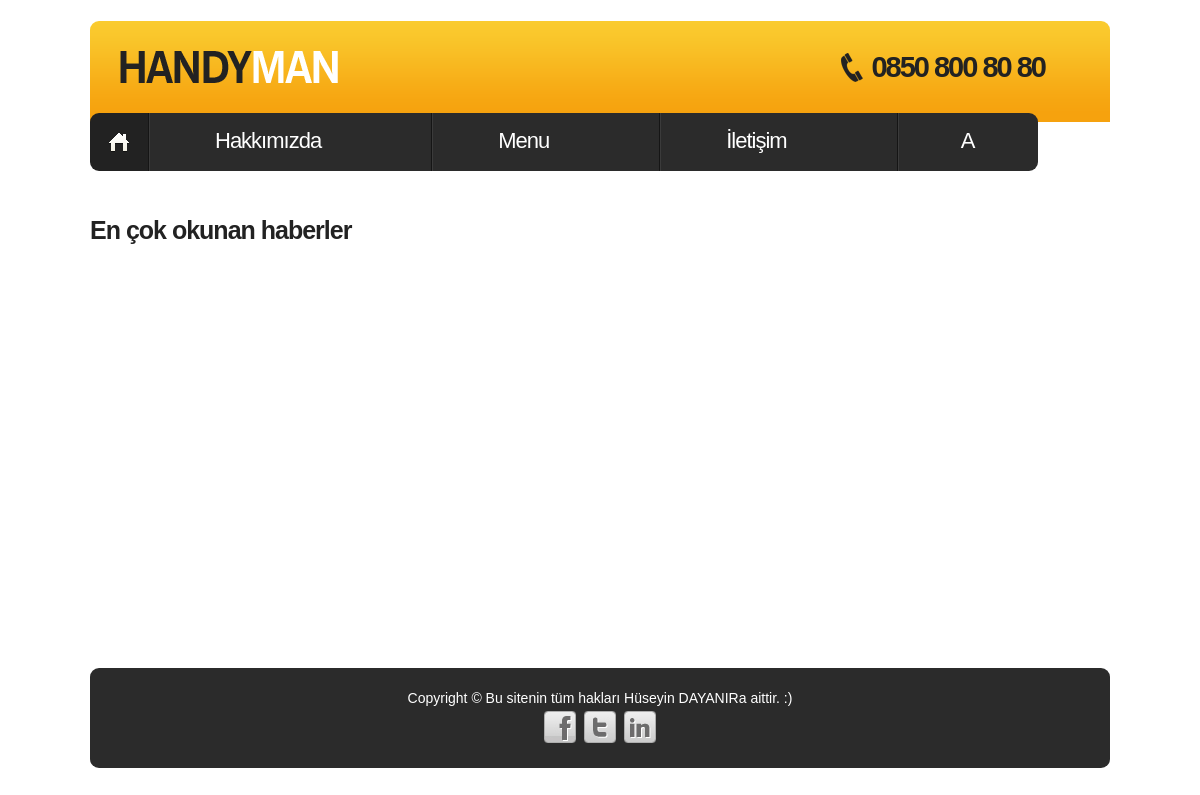
The page /haberler.php on the database as committed earlier.
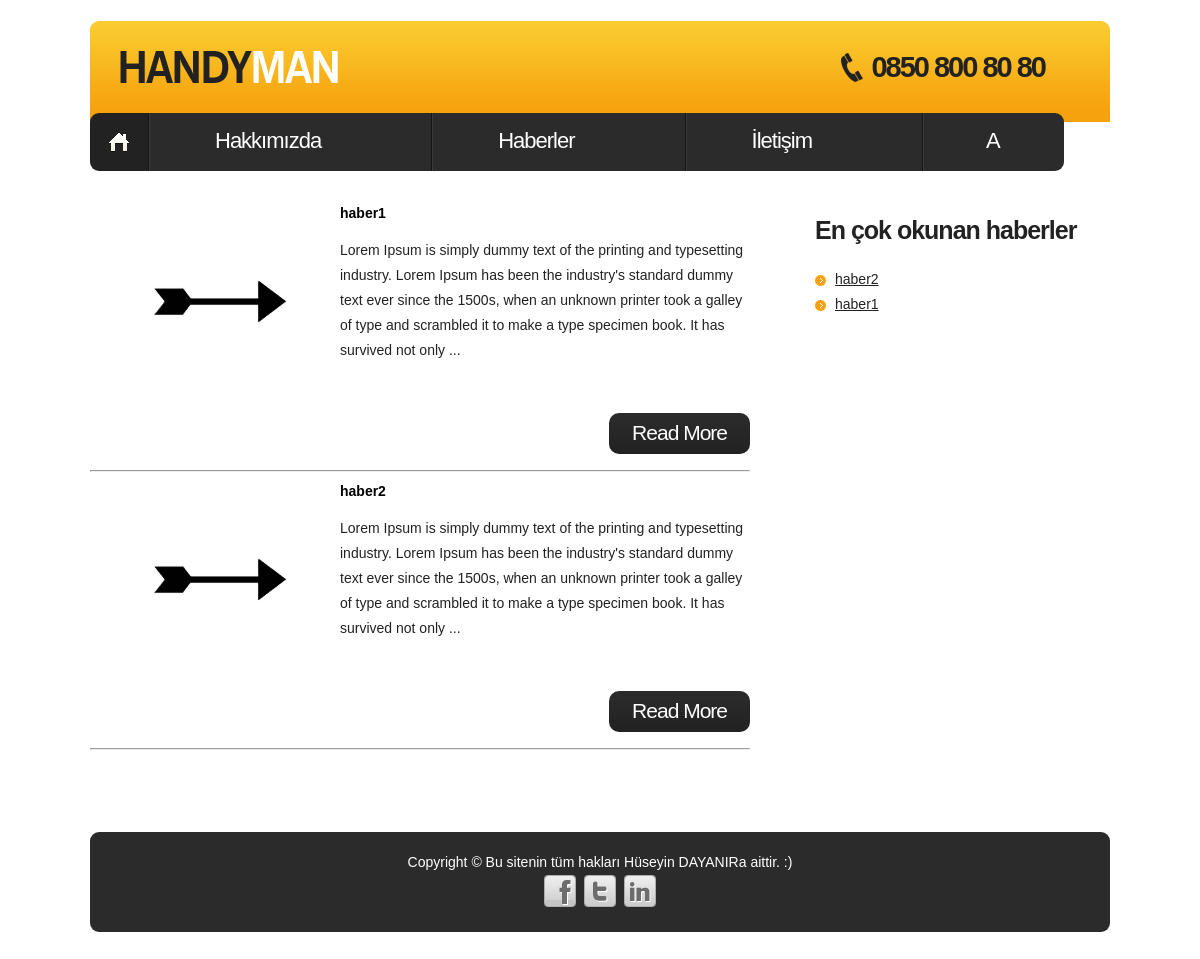
The same page on the database as committed later.
### tables this page shows
CREATE TABLE `ayarlar` (
  `ayar_id` int(11) NOT NULL,
  `ayar_logo` varchar(250) NOT NULL,
  `ayar_telefon` varchar(50) NOT NULL,
  `ayar_title` varchar(100) NOT NULL,
  `ayar_description` varchar(500) NOT NULL,
  `ayar_keywords` varchar(500) NOT NULL,
  `ayar_facebook` varchar(150) NOT NULL,
  `ayar_twitter` varchar(150) NOT NULL,
  `ayar_linkedin` varchar(150) NOT NULL,
  `ayar_footer` varchar(500) NOT NULL,
  `ayar_adres` varchar(500) NOT NULL,
  `ayar_mail` varchar(100) NOT NULL,
  `ayar_fax` varchar(50) NOT NULL,
  `ayar_yedek` varchar(50) NOT NULL
);

CREATE TABLE `menuler` (
  `menu_id` int(11) NOT NULL,
  `menu_ad` varchar(50) NOT NULL,
  `menu_link` varchar(500) NOT NULL,
  `menu_ek` varchar(50) NOT NULL
);

CREATE TABLE `haber` (
  `haber_id` int(11) NOT NULL,
  `haber_ad` varchar(100) NOT NULL,
  `haber_detay` varchar(2000) NOT NULL,
  `haber_resimyol` varchar(500) NOT NULL,
  `haber_zaman` varchar(250) NOT NULL,
  `haber_hit` varchar(50) NOT NULL
);

### haberler.php (the view)
<?php include 'header.php'?>
    <section id="content">
      <div class="wrapper">
        <article class="col-1">
        <?php
              $habersor =mysqli_query($baglan,"SELECT * FROM haber");
              while ( $habercek =mysqli_fetch_assoc($habersor) ){?>
        <div class="indent-left">
            <div class="wrapper prev-indent-bot">
              <figure class="img-indent"><img width="200" height="200" src="admin/<?php echo $habercek['haber_resimyol']?>" alt=""></figure>
              <div class="extra-wrap">
              <h6 class="prev-indent-bot"><?php echo $habercek['haber_ad']?></h6>
              <?php echo substr($habercek['haber_detay'],0,270); echo "  ...";?>
              </div>
            </div>
            <div style="float:right; padding-bottom : 15px;" class="indent-left">
            <a class="button-2" href="haberDetay.php?haber_id=<?php echo $habercek['haber_id']?>">Read More</a>
            </div>
        </div>
        <br><br>
        <hr>
        <?php  } ?>
        </article>
        <article class="col-2">
          <h4 style="font-size:25px;" class="p1">En çok okunan haberler</h4>
          <ul class="list-1">
          <?php
              $habersor =mysqli_query($baglan,"SELECT * FROM haber order by haber_hit DESC limit 10");
              while ( $habercek =mysqli_fetch_assoc($habersor) ){?>
            <li><a href="haberDetay.php?haber_id=<?php echo $habercek['haber_id']?>"><?php echo $habercek['haber_ad']?></a></li>
            <?php } ?>
          </ul>
        </article>
      </div>
    </section>
    <aside>
      <div class="block"></div>
    </aside>
  </div>
</div>
<?php include 'footer.php' ?>

### header.php (shortened to what this page needs)
<?php include 'admin/netting/baglan.php' ?>
<?php
$ayarsor =mysqli_query($baglan,"SELECT * FROM ayarlar");
$ayarcek =mysqli_fetch_assoc($ayarsor);
?>
<!DOCTYPE html>
<html lang="en">
<head>
<link rel="stylesheet" href="css/reset.css" type="text/css" media="screen">
<link rel="stylesheet" href="css/styles.css" type="text/css" media="screen">
<link rel="stylesheet" href="css/layout.css" type="text/css" media="screen">
</head>
<body id="page1">
<div class="extra">
  <div class="main">
    <header>
      <div class="indent">
        <div class="row-top">
          <div class="wrapper">
            <img style="margin-top:30px; margin-left:30px;" src="<?php echo $ayarcek['ayar_logo'];?>" alt="">
            <strong class="support"><?php echo $ayarcek['ayar_telefon'];?></strong> </div>
        </div>
        <nav>
        <ul class="menu">
            <li><a class="active" href="index.php">Home</a></li>
            <?php
              $menusor =mysqli_query($baglan,"SELECT * FROM menuler");
              $menusay = mysqli_num_rows($menusor);
              $say=0;
              while ( $menucek =mysqli_fetch_assoc($menusor) ){ $say++;?>
                <li class="<?php
                  if($menusay == $say){
                    echo "last";
                  }
                ?>"><a href="<?php echo $menucek['menu_link']?>"><?php echo $menucek['menu_ad']?></a></li>
            <?php }
        ?>
          </ul>
        </nav>
      </div>
    </header>

### footer.php (shortened to what this page needs)
<footer>
  <div class="main">
    <div class="footer-bg">
    <?php echo $ayarcek['ayar_footer'];?>
    <ul class="list-services">
        <li><a class="tooltips" href="<?php echo $ayarcek['ayar_facebook'];?>"  target="_blank"></a></li>
        <li class="item-1"><a class="tooltips" href="<?php echo $ayarcek['ayar_twitter'];?>"  target="_blank"></a></li>
        <li class="item-2"><a class="tooltips" href="<?php echo $ayarcek['ayar_linkedin'];?>"  target="_blank"></a></li>
      </ul>
    </div>
  </div>
</footer>
</body>
</html>

### css/styles.css (style rules this page uses)
article, aside, audio, canvas, command, datalist, details, embed, figcaption, figure, footer, header, hgroup, keygen, meter, nav, output, progress, section, source, video { display:block }
html { width:100% }
body { font-family:Arial, Helvetica, sans-serif; font-size:100%; color:#222; min-width:1020px; background:#fff }
.main { width:1020px; padding:0; margin:0 auto; font-size:0.875em; line-height:1.785em }
a { color:#f6a20e; outline:none }
.col-1, .col-2, .column-1, .column-2 { float:left }
.wrapper { width:100%; overflow:hidden; position:relative }
.extra-wrap { overflow:hidden }
.p1 { margin-bottom:8px }
.indent { padding:21px 0 0; position:relative; overflow:hidden }
.indent-left { padding-left:30px }
.prev-indent-bot { margin-bottom:12px }
.img-indent { float:left; margin:0 20px 0px 0 }
.menu li a, .link, .button, .button-2, h1 a { text-decoration:none }
header { width:100%; position:relative; z-index:2; }
.row-top { width:100%; min-height:101px; background:url(../images/row-top-tail.gif) left top repeat-x #f6a20e; border-radius:9px 9px 0 0; -moz-border-radius:9px 9px 0 0; -webkit-border-radius:9px 9px 0 0; position:relative; overflow:hidden; z-index:1; }
.support { display:block; font-size:29px; line-height:1.2em; padding:29px 65px 0 30px; letter-spacing:-2px; background:url(../images/pic-1.png) 0 32px no-repeat; float:right; }
.menu { padding:0 0 0 0; width:100%; margin-top:-9px; position:relative; z-index:2; }
.menu li { float:left; position:relative; padding-right:2px; background:url(../images/menu-spacer.gif) right top repeat-y; }
.menu li.last { background:none; padding:0 }
.menu li a { display:block; font-size:22px; font-weight:400; line-height:2em; padding:6px 110px 8px 65px; color:#fff; text-transform:capitalize; letter-spacing:-1px; background:#2b2b2b; }
.menu li:first-child a { padding:6px 0 8px; width:58px; text-indent:-9999px; background:url(../images/menu-home-icon.png) center center no-repeat #2b2b2b; border-radius:9px 0 0 9px; -moz-border-radius:9px 0 0 9px; -webkit-border-radius:9px 0 0 9px; }
.menu li.last a { padding:6px 64px 8px 62px; border-radius:0 9px 9px 0; -moz-border-radius:0 9px 9px 0; -webkit-border-radius:0 9px 9px 0; }
.menu li a.active, .menu > li > a:hover { background-color:#222 }
aside { width:100%; padding:21px 0; }
#content { width:100%; padding:20px 0; position:relative; z-index:1; }
h4 { font-size:28px; line-height:58px; color:#222; letter-spacing:-1px; }
h6 { color:#000 }
.button-2 { display:inline-block; padding:7px 23px 8px; font-size:21px; line-height:1.238em; letter-spacing:-1px; color:#fff; background:url(../images/button2-tail.gif) 0 0 repeat-x #222; border-radius:10px; -moz-border-radius:10px; -webkit-border-radius:10px; cursor:pointer; }
.list-1 li { line-height:21px; padding:2px 0 2px 20px; background:url(../images/marker-1.png) 0 8px no-repeat; }
.list-1 li a { display:inline-block; color:#222; }
footer { width:100%; height:132px; color:#fff; text-align:center; position:relative; overflow:hidden; z-index:9; }
.footer-bg { width:100%; padding:18px 0 25px; background:#2b2b2b; border-radius:9px; -moz-border-radius:9px; -webkit-border-radius:9px; }
.list-services { padding:0; width:112px; margin:0 auto; overflow:hidden; }
.list-services li { float:left; padding:0 0 0 8px; }
.list-services li:first-child { padding:0 }
.list-services li a { display:block; width:32px; height:32px; text-indent:-9999px; background:url(../images/social-icons.png) 0 0 no-repeat; }
.list-services li.item-1 a { background-position:-40px 0 }
.list-services li.item-2 a { background-position:-80px 0 }
.block { height:132px }
.extra { min-height:100%; height:auto !important; height:100%; margin: 0 auto -132px; position:relative; overflow:hidden; }
html, body { height:100% }

### css/layout.css (style rules this page uses)
#page1 .col-1 { width:660px; margin-right:65px }
#page1 .col-2 { width:280px }
#page1 .indent { padding:21px 0 20px }
#page1 #content { padding:10px 0 33px }

Rows that differ between the two databases and show on the page:
removed menuler: menu_ad "Menu"
added menuler: menu_ad "Haberler"
added haber: haber_resimyol (picture), haber_ad "haber1", haber_detay "Lorem Ipsum is simply dummy text of the printing and typesetting industry. Lorem Ipsum has been the industry's standard dummy text ever since the 1500s, when an unknown printer took a galley of type and scrambled it to make a type specimen book. It has survived not only"
added haber: haber_resimyol (picture), haber_ad "haber2", haber_detay "Lorem Ipsum is simply dummy text of the printing and typesetting industry. Lorem Ipsum has been the industry's standard dummy text ever since the 1500s, when an unknown printer took a galley of type and scrambled it to make a type specimen book. It has survived not only"
